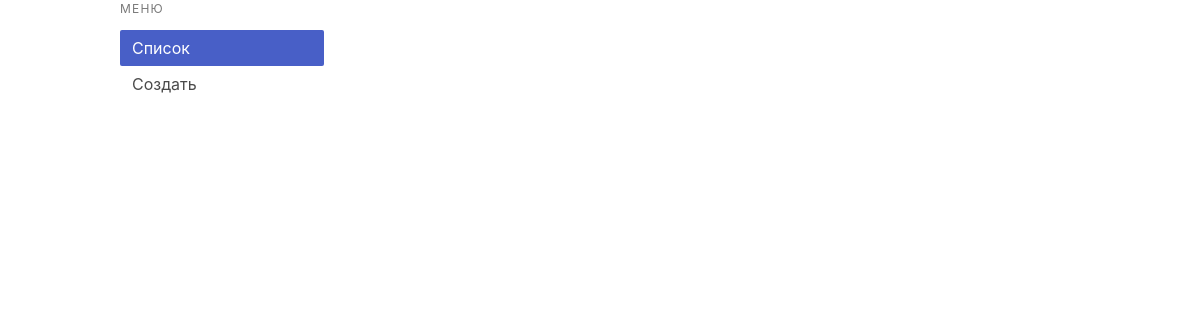
Page / (signed in) on the earlier database version.
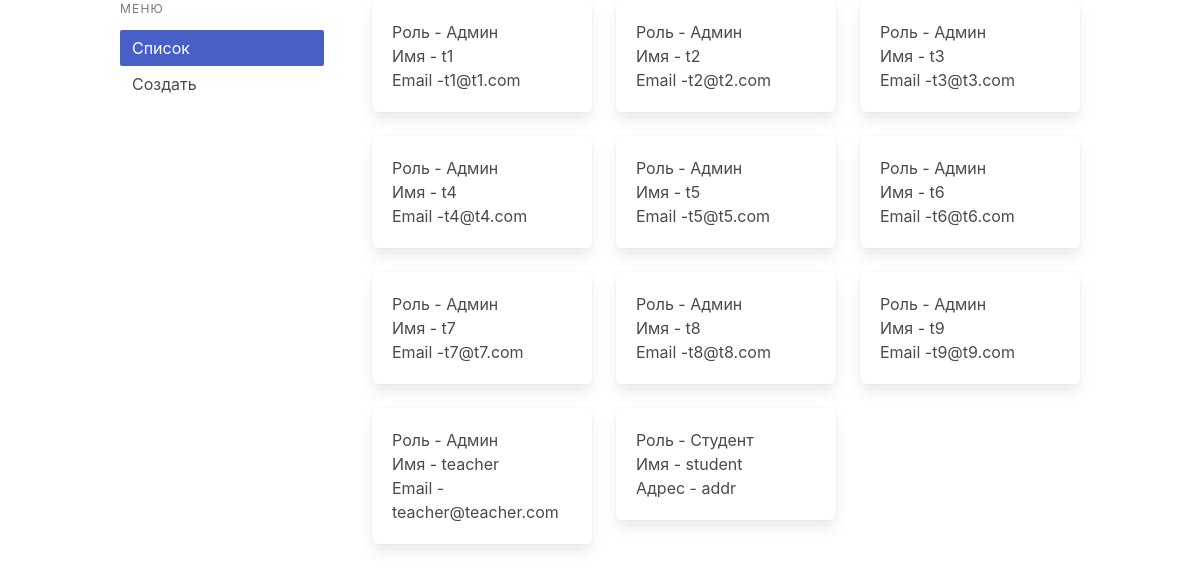
Same page on the later database version.
### app/models/user.py (models this page shows, shortened)
class User(db.Model, UserMixin):
    id = db.Column(db.Integer, primary_key=True)
    email = db.Column(db.String(120), index=True, unique=True)
    password = db.Column(db.String(128))
    name = db.Column(db.String(64), nullable=False)
    age = db.Column(db.Integer)
    address = db.Column(db.String(150))
    admin_id = db.Column(db.Integer, db.ForeignKey('user.id'))
    parent_admin = db.relationship('User',
                                   primaryjoin=('user.c.id==user.c.admin_id'),
                                   remote_side='User.id',
                                   backref=db.backref('admins'))
    teacher_id = db.Column(db.Integer, db.ForeignKey('user.id'))
    admin = db.relationship('User',
                            primaryjoin=('user.c.id==user.c.teacher_id'),
                            remote_side='User.id',
                            backref=db.backref('teachers'))
    student_id = db.Column(db.Integer, db.ForeignKey('user.id'))
    teacher = db.relationship('User',
                              primaryjoin=('user.c.id==user.c.student_id'),
                              remote_side='User.id',
                              backref=db.backref('students'))

### app/routes/index.py (the view)
@app.route('/')
@login_required
def index():
    users = User.query.filter(
        User.id != current_user.id,
        or_(
            User.admin_id == current_user.id,
            User.teacher_id == current_user.id,
            User.student_id == current_user.id
        )
    ).all()
    return render_template('pages/index.html', users=users)

### app/models/__init__.py (called while the page is built)
@login.user_loader
def load_user(id):
    return User.query.get(int(id))

### app/templates/pages/index.html (shortened to what this page needs)
{% extends "base.html" %}
{% block content %}
  <main class='container'>
    <div class='columns is-variable is-6'>
      <aside class='menu column is-3'>
        <p class='menu-label'>
          Меню
        </p>
        <ul class='menu-list'>
          <li>
            <a class='is-active'>Список</a>
          </li>
          <li>
            <a>Создать</a>
          </li>
        </ul>
      </aside>
      <section class='column'>
        <div class='columns is-multiline'>
          {% for user in users %}
            <div class='column is-4'>
              <div class='box'>
                {% if user.admin_id is not none %}
                  <p>
                    Роль - Админ
                  </p>
                  <p>
                    Имя - {{ user.name }}
                  </p>
                  <p>
                    Email -{{ user.email }}
                  </p>
                {% elif user.student_id is not none %}
                  <p>
                    Роль - Студент
                  </p>
                    <p>
                    Имя - {{ user.name }}
                  </p>
                  <p>
                    Адрес - {{ user.address }}
                  </p>
                {% endif %}
              </div>
            </div>
          {% endfor %}
        </div>
      </section>
    </div>
  </main>
{% endblock %}

### app/templates/base.html (shortened to what this page needs)
<!DOCTYPE html>
<html lang="en">
<head>
  <link rel="stylesheet" href="https://cdnjs.cloudflare.com/ajax/libs/bulma/0.7.4/css/bulma.min.css"
 />
  <link rel="stylesheet" href='{{ url_for("static", filename="styles.css") }}' />
</head>
<body>
  {% block content %}
  {% endblock %}
</body>
</html>

Differences in the rows shown:
added User: name "t1", email "t1@t1.com"
added User: name "t2", email "t2@t2.com"
added User: name "t3", email "t3@t3.com"
added User: name "t4", email "t4@t4.com"
added User: name "t5", email "t5@t5.com"
added User: name "t6", email "t6@t6.com"
added User: name "t7", email "t7@t7.com"
added User: name "t8", email "t8@t8.com"
added User: name "t9", email "t9@t9.com"
added User: name "teacher", email "teacher@teacher.com"
added User: name "student", address "addr"
